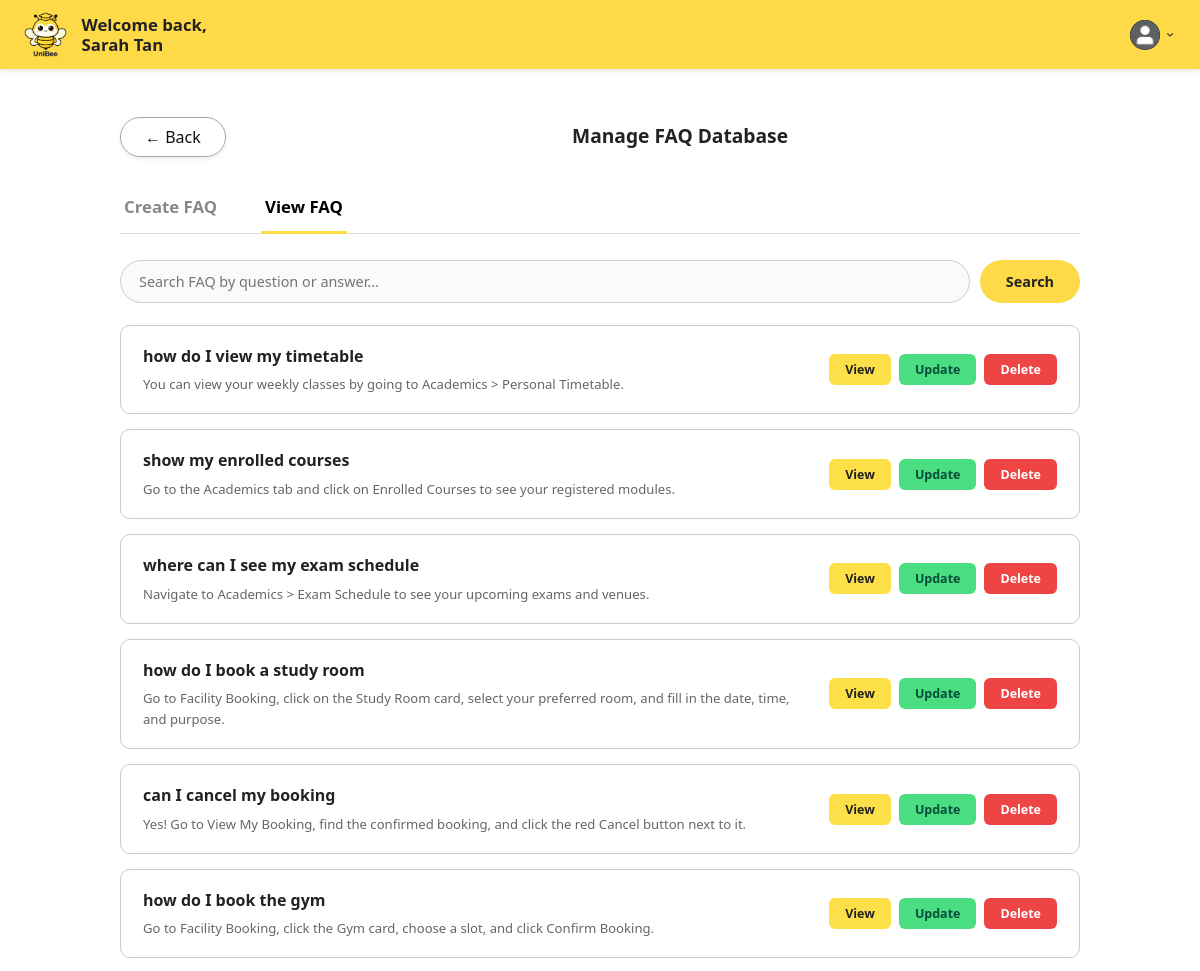
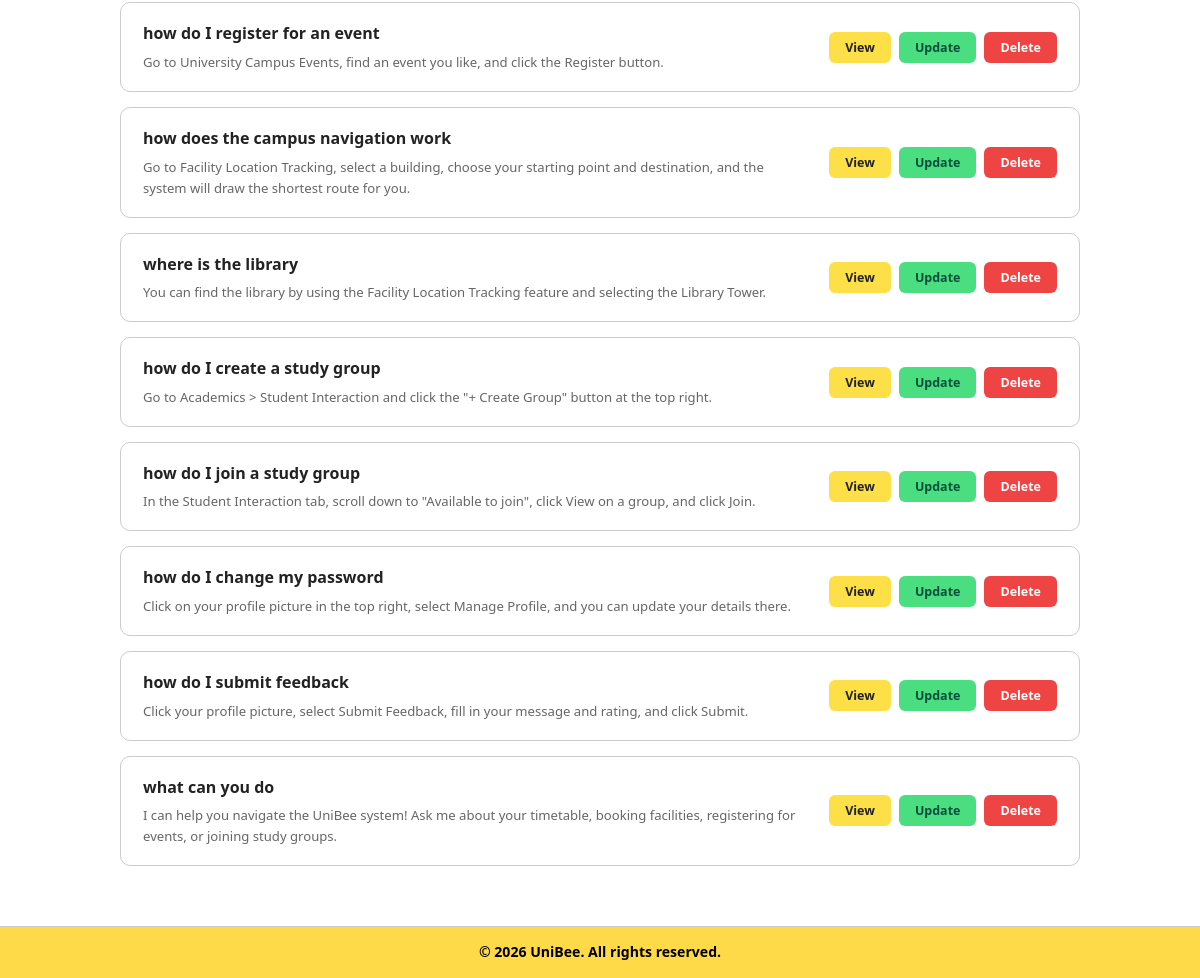
Screenshot of /boundary/manageFAQDatabasePage.php?tab=view (signed in) with the database file from the repository (2 pictures, top to bottom).
### tables this page shows
CREATE TABLE FAQs (
    id INT PRIMARY KEY AUTO_INCREMENT,
    universityId INT NOT NULL,
    createdBy INT,
    question TEXT NOT NULL,
    answer TEXT NOT NULL,
    createdAt DATETIME DEFAULT CURRENT_TIMESTAMP,
    updatedAt DATETIME DEFAULT CURRENT_TIMESTAMP ON UPDATE CURRENT_TIMESTAMP,
    FOREIGN KEY (universityId) REFERENCES Universities(id) ON DELETE CASCADE,
    FOREIGN KEY (createdBy) REFERENCES Users(id) ON DELETE SET NULL
);

### controller/manageFAQDatabaseController.php (called while the page is built, shortened)
<?php
class FAQ
{
    private $id;
    private $universityId;
    private $createdBy;
    private $question;
    private $answer;
    private $createdAt;
    private $updatedAt;
    public function __construct($data = [])
    {
        $this->id = $data['id'] ?? null;
        $this->universityId = $data['universityId'] ?? null;
        $this->createdBy = $data['createdBy'] ?? null;
        $this->question = $data['question'] ?? '';
        $this->answer = $data['answer'] ?? '';
        $this->createdAt = $data['createdAt'] ?? null;
        $this->updatedAt = $data['updatedAt'] ?? null;
    }
    public function getId()
    {
        return $this->id;
    }
    public function getQuestion()
    {
        return $this->question;
    }
    public function getAnswer()
    {
        return $this->answer;
    }
    public function toArray()
    {
        return [
            'id' => $this->id,
            'universityId' => $this->universityId,
            'createdBy' => $this->createdBy,
            'question' => $this->question,
            'answer' => $this->answer,
            'createdAt' => $this->createdAt,
            'updatedAt' => $this->updatedAt,
        ];
    }
}
class ManageFAQDatabaseController
{
    private $conn;
    public function __construct()
    {
        $this->conn = new mysqli("127.0.0.1", "root", "", "unibee", 3307);
    }
    public function getAllFAQs($universityId, $search = '')
    {
        $sql = "SELECT id, universityId, createdBy, question, answer, createdAt, updatedAt
                   FROM FAQs
                   WHERE universityId = ?";
        $types = "i";
        $params = [$universityId];
        $sql .= " ORDER BY createdAt DESC";
        $stmt = $this->conn->prepare($sql);
        $stmt->bind_param($types, ...$params);
        $stmt->execute();
        $result = $stmt->get_result();
        $faqs = [];
        while ($row = $result->fetch_assoc()) {
            $faqs[] = new FAQ($row);
        }
        return $faqs;
    }
}

### boundary/manageFAQDatabasePage.php (the view, shortened to what this page needs)
<?php
require_once "../controller/manageFAQDatabaseController.php";
$controller = new ManageFAQDatabaseController();
$universityId = (int) ($_SESSION['university_id'] ?? 0);
$activeTab = $_GET['tab'] ?? 'create';
$searchQuery = trim($_GET['search'] ?? '');
$faqList = ($activeTab === 'view')
    ? $controller->getAllFAQs($universityId, $searchQuery)
    : [];
?>
<!DOCTYPE html>
<html lang="en">
<head>
    <link rel="stylesheet" href="../style.css">
</head>
<body>
    <header class="header">
        <div class="logo-container">
            <a href="universityAdminDashboardPage.php">
                <img src="../images/uniBeeLogo.png" alt="UniBee Logo">
            </a>
        </div>
        <div class="welcome-message">
            <span>Welcome back,</span>
            <strong>
                <?php echo htmlspecialchars($_SESSION['user_name'] ?? 'University Admin'); ?>
            </strong>
        </div>
        <div class="dashboard-header-right">
            <div class="profile-dropdown">
                <div class="profile-container" onclick="toggleDropdown()">
                    <img src="../images/profilePic.png" alt="Profile" class="profile-icon">
                    <img src="../images/dropdown.png" alt="Menu" class="dropdown-arrow">
                </div>
            </div>
        </div>
    </header>
    <main class="faq-page">
        <div class="profile-header">
            <a href="universityAdminDashboardPage.php" class="btn-back">&#8592; Back</a>
            <h1 class="section-label">Manage FAQ Database</h1>
        </div>
        <div class="faq-tabs">
            <a class="faq-tab <?php echo $activeTab === 'create' ? 'active' : ''; ?>"
                href="manageFAQDatabasePage.php?tab=create">Create FAQ</a>
            <a class="faq-tab <?php echo $activeTab === 'view' ? 'active' : ''; ?>"
                href="manageFAQDatabasePage.php?tab=view">View FAQ</a>
        </div>
        <?php if ($activeTab === 'create'): ?>
            <div class="template-card">
                <h2>CSV Template Guide</h2>
                <p>Prepare your FAQ file using the format shown below. Save it as a <strong>.csv</strong> file.</p>
                <pre>question,answer
    "What are the library operating hours?","The library is open Monday to Friday from 8:00 AM to 10:00 PM, and Saturday from 9:00 AM to 6:00 PM. It is closed on Sundays and public holidays."
    "Where is the food court located?","The main food court is on Level 2 of the Student Centre, next to the bookstore."
    "How do I book a study room?","Go to Facilities Booking > Book Facilities > Study Rooms, pick a slot, and confirm your booking."
    "Who do I contact for IT support?","Please call the IT Helpdesk hotline at +65 6123 4567, or email ithelp@university.edu."</pre>
                <ul class="template-rules">
                    <li>The file must have a header row: <code>question,answer</code>.</li>
                    <li>Every row must contain both a question and an answer.</li>
                    <li>Wrap fields in double quotes if they contain commas.</li>
                    <li>Only <strong>school-related</strong> content is allowed. Rows containing inappropriate or negative
                        language will be automatically rejected during import.</li>
                </ul>
                <a class="btn-download" href="../csv/faq_template.csv" download>Download Template</a>
            </div>
            <div class="upload-card">
                <h2>Upload FAQ CSV</h2>
                <p>Select your prepared CSV file and click Upload to import FAQs.</p>
                <form method="POST" action="manageFAQDatabasePage.php" enctype="multipart/form-data">
                    <input type="hidden" name="action" value="import_csv">
                    <div class="upload-row">
                        <input type="file" name="csv_file" accept=".csv" required>
                        <button type="submit" class="btn-upload">Upload FAQ</button>
                    </div>
                </form>
            </div>
        <?php else: ?>
            <form class="faq-search-bar" method="GET" action="manageFAQDatabasePage.php">
                <input type="text" name="search" placeholder="Search FAQ by question or answer..."
                    value="<?php echo htmlspecialchars($searchQuery); ?>">
                <button type="submit" class="btn-search">Search</button>
            </form>
            <?php if (empty($faqList)): ?>
                <div class="empty-faq">
                    <?php if ($searchQuery !== ''): ?>
                        No FAQs match your search.
                    <?php else: ?>
                        No FAQs yet. Go to the <strong>Create FAQ</strong> tab to import some.
                    <?php endif; ?>
                </div>
            <?php else: ?>
                <div class="faq-list">
                    <?php foreach ($faqList as $faq): ?>
                        <div class="faq-card">
                            <div class="faq-info">
                                <h3>
                                    <?php echo htmlspecialchars($faq->getQuestion()); ?>
                                </h3>
                                <p>
                                    <?php echo htmlspecialchars($faq->getAnswer()); ?>
                                </p>
                            </div>
                            <div class="faq-actions">
                                <button type="button" class="btn-faq-view"
                                    onclick='openViewFAQ(<?php echo htmlspecialchars(json_encode($faq->toArray()), ENT_QUOTES); ?>)'>View</button>
                                <button type="button" class="btn-faq-update"
                                    onclick='openUpdateFAQ(<?php echo htmlspecialchars(json_encode($faq->toArray()), ENT_QUOTES); ?>)'>Update</button>
                                <button type="button" class="btn-faq-delete"
                                    onclick="openDeleteFAQ(<?php echo (int) $faq->getId(); ?>)">Delete</button>
                            </div>
                        </div>
                    <?php endforeach; ?>
                </div>
            <?php endif; ?>
        <?php endif; ?>
    </main>
    <footer>
        <div class="footer-bottom-bar">
            &copy; 2026 UniBee. All rights reserved.
        </div>
    </footer>
</body>
</html>

### boundary/manageFAQDatabasePage.php (style rules this page uses)
.profile-header { position: relative; display: flex; align-items: center; width: 100%; min-height: 45px; margin: 15px 0 25px 0; }
.profile-header .section-label { position: absolute; left: 70%; transform: translateX(-50%); margin: 0 !important; text-align: center !important; white-space: nowrap; }
.faq-page { width: 80%; max-width: 1050px; margin: 0 auto; padding: 30px 0 60px; box-sizing: border-box; }
.faq-tabs { display: flex; gap: 40px; border-bottom: 1px solid #ddd; margin-bottom: 26px; }
.faq-tab { padding: 10px 4px; font-size: 1.05rem; font-weight: 700; color: #888; text-decoration: none; border-bottom: 3px solid transparent; margin-bottom: -1px; }
.faq-tab.active { color: #000; border-bottom-color: var(--bg-yellow); }
.faq-search-bar { display: flex; gap: 10px; margin-bottom: 22px; }
.faq-search-bar input { flex: 1; padding: 11px 18px; border: 1px solid #ccc; border-radius: 25px; font-size: 0.9rem; background: #fafafa; box-sizing: border-box; }
.faq-search-bar .btn-search { padding: 10px 26px; background: var(--bg-yellow); color: #222; border: none; border-radius: 25px; font-weight: 700; cursor: pointer; font-size: 0.9rem; }
.faq-list { display: flex; flex-direction: column; gap: 15px; }
.faq-card { display: flex; justify-content: space-between; align-items: center; gap: 20px; border: 1px solid #ccc; border-radius: 10px; padding: 18px 22px; background: #fff; transition: 0.2s ease; }
.faq-info { flex: 1; min-width: 0; }
.faq-info h3 { font-size: 1rem; font-weight: 700; margin: 0 0 5px 0; color: #222; }
.faq-info p { font-size: 0.82rem; color: #666; margin: 0; overflow: hidden; text-overflow: ellipsis; display: -webkit-box; -webkit-line-clamp: 2; -webkit-box-orient: vertical; }
.faq-actions { display: flex; gap: 8px; flex-shrink: 0; }
.faq-actions button { padding: 7px 16px; border-radius: 6px; border: none; cursor: pointer; font-size: 0.78rem; font-weight: 700; }
.btn-faq-view { background: #fde047; color: #222; }
.btn-faq-update { background: #4ade80; color: #064e3b; }
.btn-faq-delete { background: #ef4444; color: #fff; }

### rows the page displays
faqs: question "how do I view my timetable", answer "You can view your weekly classes by going to Academics > Personal Timetable."
faqs: question "show my enrolled courses", answer "Go to the Academics tab and click on Enrolled Courses to see your registered modules."
faqs: question "where can I see my exam schedule", answer "Navigate to Academics > Exam Schedule to see your upcoming exams and venues."
faqs: question "how do I book a study room", answer "Go to Facility Booking, click on the Study Room card, select your preferred room, and fill in the date, time, and purpose."
faqs: question "can I cancel my booking", answer "Yes! Go to View My Booking, find the confirmed booking, and click the red Cancel button next to it."
faqs: question "how do I book the gym", answer "Go to Facility Booking, click the Gym card, choose a slot, and click Confirm Booking."
faqs: question "how do I register for an event", answer "Go to University Campus Events, find an event you like, and click the Register button."
faqs: question "how does the campus navigation work", answer "Go to Facility Location Tracking, select a building, choose your starting point and destination, and the system will draw the shortest route for you."
faqs: question "where is the library", answer "You can find the library by using the Facility Location Tracking feature and selecting the Library Tower."
faqs: question "how do I create a study group", answer "Go to Academics > Student Interaction and click the \"+ Create Group\" button at the top right."
faqs: question "how do I join a study group", answer "In the Student Interaction tab, scroll down to \"Available to join\", click View on a group, and click Join."
faqs: question "how do I change my password", answer "Click on your profile picture in the top right, select Manage Profile, and you can update your details there."
faqs: question "how do I submit feedback", answer "Click your profile picture, select Submit Feedback, fill in your message and rating, and click Submit."
faqs: question "what can you do", answer "I can help you navigate the UniBee system! Ask me about your timetable, booking facilities, registering for events, or joining study groups."

### other values shown
$_SESSION['user_name'] "Sarah Tan"
